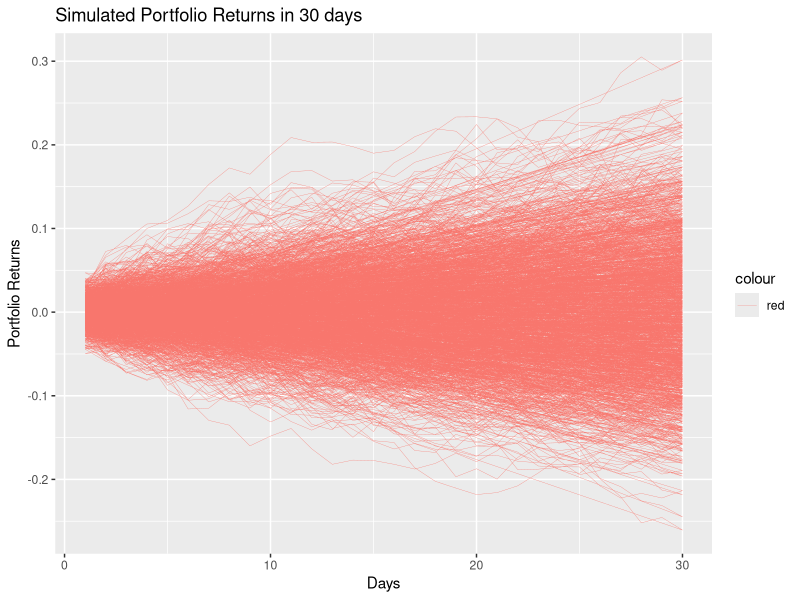

Source code (R):
# Final Project STATS 506
# Monte Carlo Simulation of Portfolio Stock Returns
#
# This is a tutorial code for running a simple monte carlo simulation to
# estimate the value of our Portfolio one period ahead.
#
# Apple, Google, and Facebook adjusted close Prices from November 14th, 2017 - 
# November 14th, 2018. Data comes from Yahoo Finance.
#
# Author: Shuoran Li (shuoranl@umich.edu)
# Due Date: December 7, 2018

# Load library
library(data.table)
library(ggplot2)
# Load data 
stock_Data = fread('./Group21_ProjectData.csv')
stock_Price = as.matrix( stock_Data[ , 2:4] )

mc_rep = 1000 # Number of Monte Carlo Simulations
training_days = 30 

# This function returns the first differences of a t x q matrix of data
returns = function(Y){
  len = nrow(Y)
  yDif = Y[2:len, ] / Y[1:len-1, ] - 1
}

# Get the Stock Returns
stock_Returns = returns(stock_Price)

# Suppose we invest our money evenly among all three assets 
# We use today's Price 11/14/2018 to find the number of shares each stock 
# that we buy
portfolio_Weights = t(as.matrix(rep(1/ncol(stock_Returns), 
                                    ncol(stock_Returns))))


# Get the Variance Covariance Matrix of Stock Returns
coVarMat = cov(stock_Returns)
miu = colMeans(stock_Returns)
# Extend the vector to a matrix
Miu = matrix(rep(miu, training_days), nrow = 3)

# Initializing simulated 30 day portfolio returns
portfolio_Returns_30_m = matrix(0, training_days, mc_rep)

set.seed(200)
for (i in 1:mc_rep) {
  Z = matrix ( rnorm( dim(stock_Returns)[2] * training_days ), 
               ncol = training_days )
  # Lower Triangular Matrix from our Choleski Factorization
  L = t( chol(coVarMat) )
  # Calculate stock returns for each day
  daily_Returns = Miu + L %*% Z  
  # Calculate portfolio returns for 30 days
  portfolio_Returns_30 = cumprod( portfolio_Weights %*% daily_Returns + 1 )
  # Add it to the monte-carlo matrix
  portfolio_Returns_30_m[,i] = portfolio_Returns_30;
}

# Visualising result
x_axis = rep(1:training_days, mc_rep)
y_axis = as.vector(portfolio_Returns_30_m - 1)
plot_data = data.frame(x_axis, y_axis)
ggplot(data = plot_data, aes(x = x_axis, y = y_axis)) + 
  geom_path(aes(col = 'red'), size = 0.1) +
  xlab('Days') + ylab('Portfolio Returns') + 
  ggtitle('Simulated Portfolio Returns in 30 days')


# Porfolio Returns statistics at the 30th day.

Avg_Portfolio_Returns = mean(portfolio_Returns_30_m[training_days,] - 1)
SD_Portfolio_Returns = sd(portfolio_Returns_30_m[training_days,] - 1)
Median_Portfolio_Returns = median(portfolio_Returns_30_m[training_days,] - 1)

# Construct a 95% Confidential Interval for average returns

Avg_CI = quantile(portfolio_Returns_30_m[training_days,] - 1, c(0.025, 0.975))





